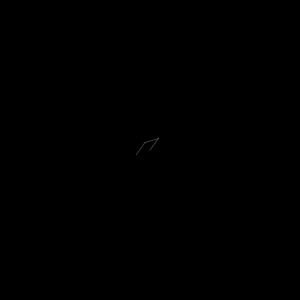
Frame 1 (no input)
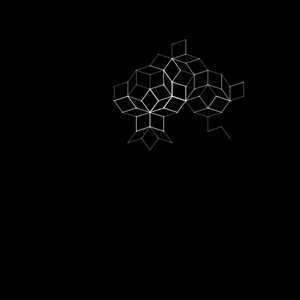
Frame 60 (no input)
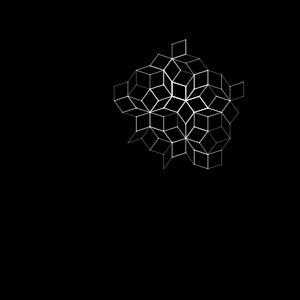
Frame 120 (the mouse pressed at the canvas centre since frame 60)

The p5.js sketch that drew these frames (run headless with seeded random() and noise() and a simulated clock; from frame 60 on, the mouse is pressed at the canvas centre):

// p5.js sketch
// ── sketch.js

let ds;

function setup() {
  createCanvas(300, 300);
  ds = new PenroseLSystem();
  //please, play around with the following line
  ds.simulate(5);
}

function draw() {
  background(0);
  ds.render();
}

function PenroseLSystem() {
    this.steps = 0;

   //these are axiom and rules for the penrose rhombus l-system
   //a reference would be cool, but I couldn't find a good one
    this.axiom = "[X]++[X]++[X]++[X]++[X]";
    this.ruleW = "YF++ZF----XF[-YF----WF]++";
    this.ruleX = "+YF--ZF[---WF--XF]+";
    this.ruleY = "-WF++XF[+++YF++ZF]-";
    this.ruleZ = "--YF++++WF[+ZF++++XF]--XF";

    //please play around with the following two lines
    this.startLength = 460.0;
    this.theta = TWO_PI / 10.0; //36 degrees, try TWO_PI / 6.0, ...
    this.reset();
}

PenroseLSystem.prototype.simulate = function (gen) {
  while (this.getAge() < gen) {
    this.iterate(this.production);
  }
}

PenroseLSystem.prototype.reset = function () {
    this.production = this.axiom;
    this.drawLength = this.startLength;
    this.generations = 0;
  }

PenroseLSystem.prototype.getAge = function () {
    return this.generations;
  }

//apply substitution rules to create new iteration of production string
PenroseLSystem.prototype.iterate = function() {
    let newProduction = "";

    for(let i=0; i < this.production.length; ++i) {
      let step = this.production.charAt(i);
      //if current character is 'W', replace current character
      //by corresponding rule
      if (step == 'W') {
        newProduction = newProduction + this.ruleW;
      }
      else if (step == 'X') {
        newProduction = newProduction + this.ruleX;
      }
      else if (step == 'Y') {
        newProduction = newProduction + this.ruleY;
      }
      else if (step == 'Z') {
        newProduction = newProduction + this.ruleZ;
      }
      else {
        //drop all 'F' characters, don't touch other
        //characters (i.e. '+', '-', '[', ']'
        if (step != 'F') {
          newProduction = newProduction + step;
        }
      }
    }

    this.drawLength = this.drawLength * 0.5;
    this.generations++;
    this.production = newProduction;
}

//convert production string to a turtle graphic
PenroseLSystem.prototype.render = function () {
    translate(width / 2, height / 2);

    this.steps += 20;
    if(this.steps > this.production.length) {
      this.steps = this.production.length;
    }

    for(let i=0; i<this.steps; ++i) {
      let step = this.production.charAt(i);

      //'W', 'X', 'Y', 'Z' symbols don't actually correspond to a turtle action
      if( step == 'F') {
        stroke(255, 60);
        for(let j=0; j < this.repeats; j++) {
          line(0, 0, 0, -this.drawLength);
          noFill();
          translate(0, -this.drawLength);
        }
        this.repeats = 1;
      }
      else if (step == '+') {
        rotate(this.theta);
      }
      else if (step == '-') {
        rotate(-this.theta);
      }
      else if (step == '[') {
        push();
      }
      else if (step == ']') {
        pop();
      }
    }
  }
